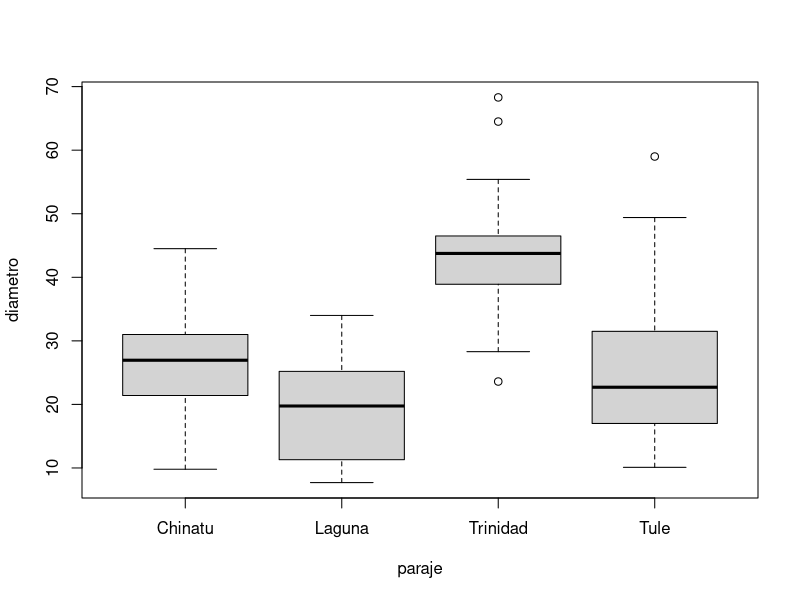
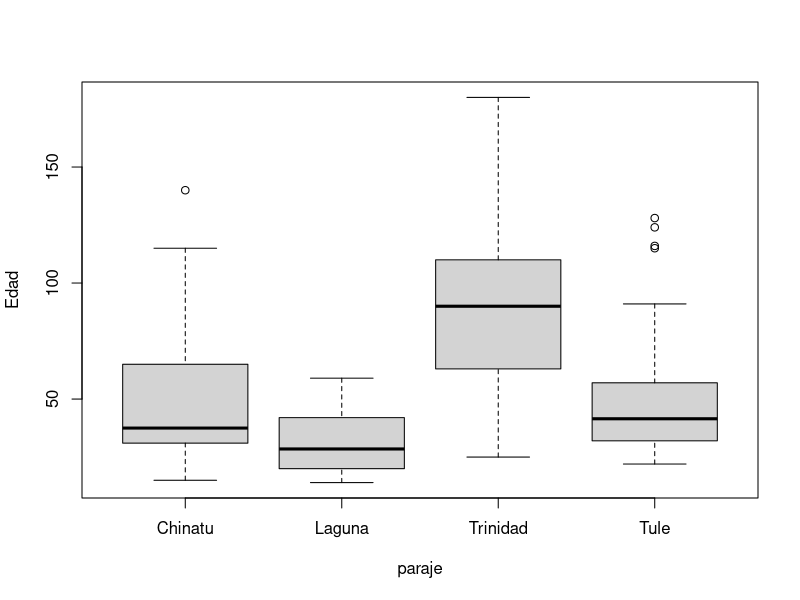
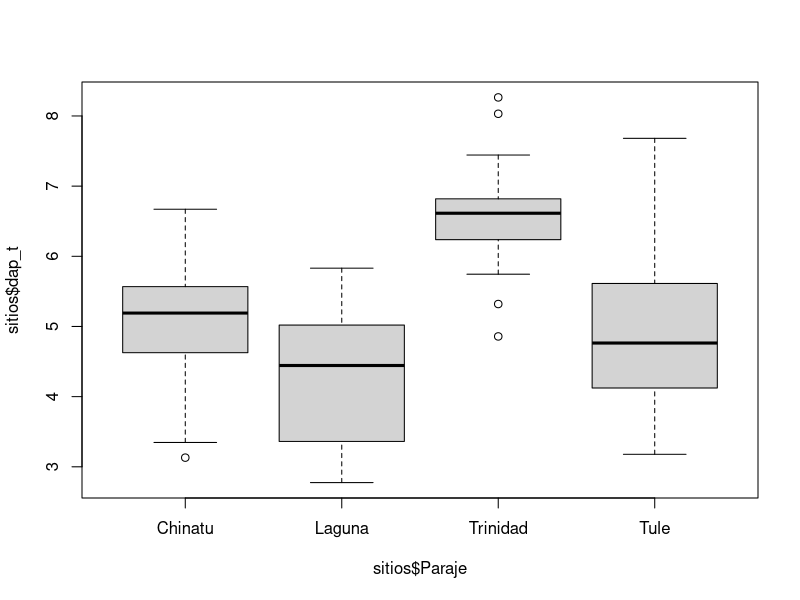
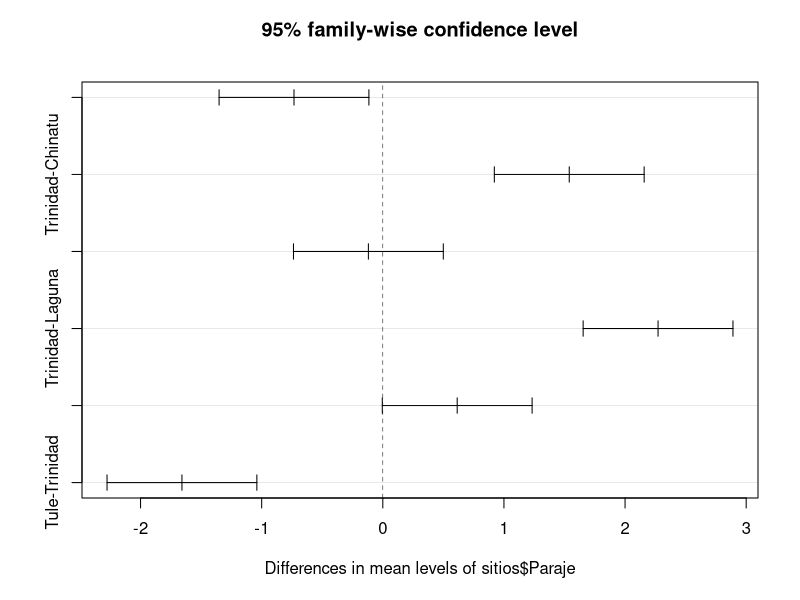

Source code (R) for these figures, in order:
#clase ANOVA

sitios <- read.csv("Datos_Rascon_Anova.csv", header = T)

boxplot( sitios$DAP ~ sitios$Paraje,
         xlab = "paraje",
         ylab =  "diametro")


tapply(sitios$DAP, sitios$Paraje, mean)
tapply(sitios$DAP, sitios$Paraje, var)

tapply(sitios$EDAD, sitios$Paraje, mean)

boxplot( sitios$EDAD ~ sitios$Paraje, 
     xlab = "paraje",
     ylab = "Edad")

shapiro.test(sitios$DAP)
bartlett.test(sitios$DAP ~ sitios$Paraje)

# los datos de DAP no son normales, aunque su varianza si es homogenea

sitios$dap_t <- sqrt(sitios$DAP)

shapiro.test(sitios$dap_t)

boxplot(sitios$dap_t ~ sitios$Paraje)

mean(sitios$dap_t^2)
mean(sitios$DAP)

sit.aov <- aov (sitios$dap_t ~ sitios$Paraje)
summary(sit.aov)

TukeyHSD(sit.aov)
plot(TukeyHSD(sit.aov))

